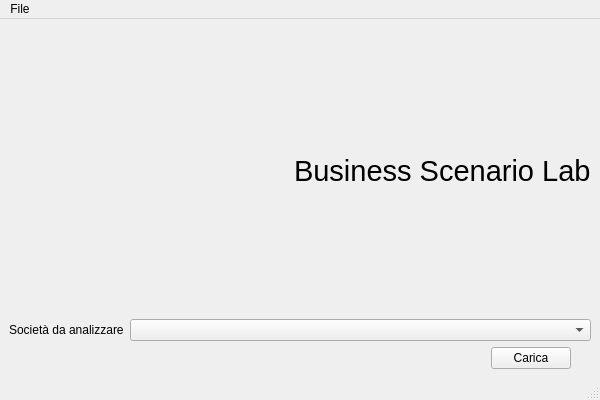
<?xml version="1.0" encoding="UTF-8"?>
<ui version="4.0">
 <class>MainWindow</class>
 <widget class="QMainWindow" name="MainWindow">
  <property name="geometry">
   <rect>
    <x>0</x>
    <y>0</y>
    <width>600</width>
    <height>400</height>
   </rect>
  </property>
  <property name="sizePolicy">
   <sizepolicy hsizetype="Maximum" vsizetype="Maximum">
    <horstretch>0</horstretch>
    <verstretch>0</verstretch>
   </sizepolicy>
  </property>
  <property name="maximumSize">
   <size>
    <width>600</width>
    <height>400</height>
   </size>
  </property>
  <property name="windowTitle">
   <string>Business Scenario Lab - Benvenuto</string>
  </property>
  <widget class="QWidget" name="centralwidget">
   <layout class="QVBoxLayout" name="verticalLayout">
    <item>
     <layout class="QHBoxLayout" name="horizontalLayout">
      <item>
       <widget class="QLabel" name="pictureBox">
        <property name="sizePolicy">
         <sizepolicy hsizetype="MinimumExpanding" vsizetype="Minimum">
          <horstretch>0</horstretch>
          <verstretch>0</verstretch>
         </sizepolicy>
        </property>
        <property name="minimumSize">
         <size>
          <width>100</width>
          <height>100</height>
         </size>
        </property>
        <property name="text">
         <string/>
        </property>
       </widget>
      </item>
      <item>
       <widget class="QLabel" name="label">
        <property name="font">
         <font>
          <family>Arial</family>
          <pointsize>22</pointsize>
         </font>
        </property>
        <property name="text">
         <string>Business Scenario Lab</string>
        </property>
       </widget>
      </item>
     </layout>
    </item>
    <item>
     <layout class="QHBoxLayout" name="horizontalLayout_2">
      <item>
       <widget class="QLabel" name="label_2">
        <property name="sizePolicy">
         <sizepolicy hsizetype="Fixed" vsizetype="Preferred">
          <horstretch>0</horstretch>
          <verstretch>0</verstretch>
         </sizepolicy>
        </property>
        <property name="text">
         <string>Società da analizzare</string>
        </property>
       </widget>
      </item>
      <item>
       <widget class="QComboBox" name="companyComboBox">
        <property name="placeholderText">
         <string>Seleziona un'azienda</string>
        </property>
       </widget>
      </item>
     </layout>
    </item>
    <item>
     <layout class="QHBoxLayout" name="horizontalLayout_3">
      <property name="rightMargin">
       <number>20</number>
      </property>
      <item>
       <spacer name="horizontalSpacer">
        <property name="orientation">
         <enum>Qt::Orientation::Horizontal</enum>
        </property>
        <property name="sizeHint" stdset="0">
         <size>
          <width>40</width>
          <height>20</height>
         </size>
        </property>
       </spacer>
      </item>
      <item>
       <widget class="QPushButton" name="pushButton">
        <property name="sizePolicy">
         <sizepolicy hsizetype="Fixed" vsizetype="Fixed">
          <horstretch>0</horstretch>
          <verstretch>0</verstretch>
         </sizepolicy>
        </property>
        <property name="text">
         <string>Carica</string>
        </property>
       </widget>
      </item>
     </layout>
    </item>
   </layout>
  </widget>
  <widget class="QMenuBar" name="menubar">
   <property name="geometry">
    <rect>
     <x>0</x>
     <y>0</y>
     <width>600</width>
     <height>30</height>
    </rect>
   </property>
   <widget class="QMenu" name="menuFile">
    <property name="title">
     <string>File</string>
    </property>
    <addaction name="actionImportazione"/>
   </widget>
   <addaction name="menuFile"/>
  </widget>
  <widget class="QStatusBar" name="statusbar"/>
  <action name="actionImportazione">
   <property name="text">
    <string>Importazione</string>
   </property>
   <property name="shortcut">
    <string>Ctrl+I</string>
   </property>
  </action>
 </widget>
 <resources/>
 <connections/>
</ui>
